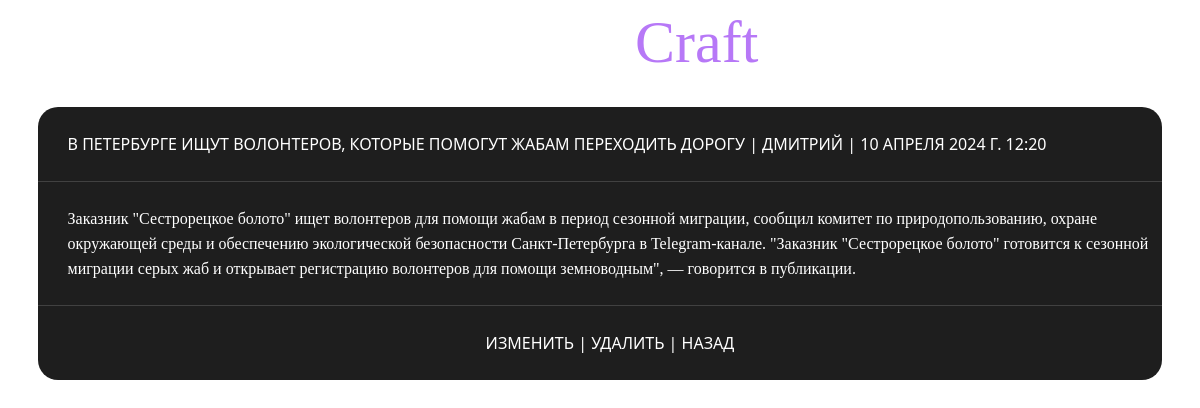
The app's page /articles/15/ with its own data.
### articles/models.py (models this page shows)
class articles(models.Model):
    title=models.CharField(max_length=255)
    body=models.TextField()
    date=models.DateTimeField(auto_now_add=True)
    author=models.ForeignKey(
        settings.AUTH_USER_MODEL,
        on_delete=models.CASCADE,
    )

### users/models.py (models this page shows)
class CustomUser(AbstractUser):
    age = models.PositiveIntegerField(default=0)

### articles/views.py (the view)
# urls.py: path('<int:pk>/', views.ArticlesDetailView.as_view(), name='articles_detail'),
class ArticlesDetailView(DetailView):
    model = articles
    template_name = 'articles_detail.html'

### templates/articles_detail.html
{% extends 'base.html' %}
{% block content %}
        <div class="list_main">
            <div class="list_title">
               <p class="list_title_text">{{ articles.title }} |
                {{ articles.author }} |
                {{ articles.date}}</p>
            </div>
            <div class="list_body_1">
                <p class="list_body_text"> {{ articles.body }}</p>
            </div>
            <div class="list_set">
                <p class="list_set_text">
                    <a href="{% url 'articles_update' articles.pk %}">Изменить</a> | <a href="{% url 'articles_delete' articles.pk %}">Удалить</a> | <a href="{% url 'articles_list' %}">Назад</a>
                </p>
            </div>
        </div>
{% endblock %}

### static/css/base.css (style rules this page uses)
html { color: white; font-family:'Segoe UI', Tahoma, Geneva, Verdana, sans-serif ; background-image: url(https://i.ibb.co/51BngpK/image.png); background-size: cover; }
a { text-decoration: none; }

### static/css/articles_list.css (style rules this page uses)
.list_main { display: flex; justify-content: flex-start; align-items: flex-start; flex-direction: column; background-color: rgb(30,30,30); border-radius: 20px; width: 95%; margin: 10px; }
.list_title { box-sizing: border-box; display: flex; justify-content: flex-start; align-items: flex-start; flex-direction: row; width: 100%; border-bottom: 1px solid rgb(65,65,65); padding: 10px; padding-left: 30px; }
.list_title_text { text-transform: uppercase; height: 1%; }
.list_body_text { font-family:'Verdana'; line-height: 25px; }
.list_set { box-sizing: border-box; display: flex; justify-content: center; align-items: flex-start; flex-direction: row; width: 100%; padding: 10px; padding-left: 30px; }
.list_set a { text-decoration: none; color: white; }
.list_set_text { text-transform: uppercase; height: 1%; font-size: 16px; }

### static/css/articles_detail.css (style rules this page uses)
.list_body_1 { box-sizing: border-box; display: flex; justify-content: flex-start; align-items: flex-start; width: 100%; border-bottom: 1px solid rgb(65,65,65); padding: 8px; padding-left: 30px; }

### records on screen
articles: title "В ПЕТЕРБУРГЕ ИЩУТ ВОЛОНТЕРОВ, КОТОРЫЕ ПОМОГУТ ЖАБАМ ПЕРЕХОДИТЬ ДОРОГУ", author "ДМИТРИЙ", date "10 АПРЕЛЯ 2024 Г. 12:20", body "Заказник \"Сестрорецкое болото\" ищет волонтеров для помощи жабам в период сезонной миграции, сообщил комитет по природопользованию, охране окружающей среды и обеспечению экологической безопасности Санкт-Петербурга в Telegram-канале. \"Заказник \"Сестрорецкое болото\" готовится к сезонной миграции серых жаб и открывает регистрацию волонтеров для помощи земноводным\", — говорится в публикации."
